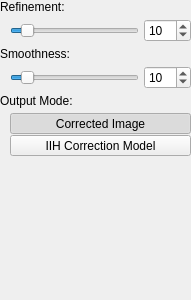
<?xml version="1.0" encoding="UTF-8"?>
<ui version="4.0">
 <class>FilterWidget</class>
 <widget class="QWidget" name="FilterWidget">
  <property name="geometry">
   <rect>
    <x>0</x>
    <y>0</y>
    <width>191</width>
    <height>300</height>
   </rect>
  </property>
  <property name="windowTitle">
   <string>Form</string>
  </property>
  <layout class="QVBoxLayout" name="verticalLayout" stretch="0,1">
   <property name="spacing">
    <number>0</number>
   </property>
   <property name="leftMargin">
    <number>0</number>
   </property>
   <property name="topMargin">
    <number>0</number>
   </property>
   <property name="rightMargin">
    <number>0</number>
   </property>
   <property name="bottomMargin">
    <number>0</number>
   </property>
   <item>
    <layout class="QVBoxLayout" name="verticalLayout_6">
     <property name="spacing">
      <number>5</number>
     </property>
     <item>
      <widget class="QLabel" name="label_4">
       <property name="text">
        <string>Refinement:</string>
       </property>
      </widget>
     </item>
     <item>
      <layout class="QHBoxLayout" name="horizontalLayout">
       <property name="spacing">
        <number>5</number>
       </property>
       <property name="leftMargin">
        <number>10</number>
       </property>
       <item>
        <widget class="QSlider" name="mSliderRefinement">
         <property name="minimum">
          <number>1</number>
         </property>
         <property name="maximum">
          <number>100</number>
         </property>
         <property name="value">
          <number>10</number>
         </property>
         <property name="orientation">
          <enum>Qt::Horizontal</enum>
         </property>
        </widget>
       </item>
       <item>
        <widget class="QSpinBox" name="mSpinRefinement">
         <property name="minimum">
          <number>1</number>
         </property>
         <property name="maximum">
          <number>100</number>
         </property>
         <property name="value">
          <number>10</number>
         </property>
        </widget>
       </item>
      </layout>
     </item>
     <item>
      <widget class="QLabel" name="label_5">
       <property name="text">
        <string>Smoothness:</string>
       </property>
      </widget>
     </item>
     <item>
      <layout class="QHBoxLayout" name="horizontalLayout_2">
       <property name="spacing">
        <number>5</number>
       </property>
       <property name="leftMargin">
        <number>10</number>
       </property>
       <item>
        <widget class="QSlider" name="mSliderSmoothness">
         <property name="minimum">
          <number>1</number>
         </property>
         <property name="maximum">
          <number>100</number>
         </property>
         <property name="value">
          <number>10</number>
         </property>
         <property name="orientation">
          <enum>Qt::Horizontal</enum>
         </property>
        </widget>
       </item>
       <item>
        <widget class="QSpinBox" name="mSpinSmoothness">
         <property name="suffix">
          <string/>
         </property>
         <property name="minimum">
          <number>0</number>
         </property>
         <property name="maximum">
          <number>100</number>
         </property>
         <property name="value">
          <number>10</number>
         </property>
        </widget>
       </item>
      </layout>
     </item>
     <item>
      <widget class="QLabel" name="label_3">
       <property name="text">
        <string>Output Mode:</string>
       </property>
      </widget>
     </item>
     <item>
      <layout class="QVBoxLayout" name="verticalLayout_2">
       <property name="spacing">
        <number>1</number>
       </property>
       <property name="leftMargin">
        <number>10</number>
       </property>
       <item>
        <widget class="QToolButton" name="mButtonOutputModeCorrectedImage">
         <property name="sizePolicy">
          <sizepolicy hsizetype="Preferred" vsizetype="Preferred">
           <horstretch>0</horstretch>
           <verstretch>0</verstretch>
          </sizepolicy>
         </property>
         <property name="text">
          <string>Corrected Image</string>
         </property>
         <property name="checkable">
          <bool>true</bool>
         </property>
         <property name="checked">
          <bool>true</bool>
         </property>
         <property name="autoExclusive">
          <bool>true</bool>
         </property>
         <property name="class" stdset="0">
          <string>cFlatOptionButton</string>
         </property>
         <attribute name="buttonGroup">
          <string notr="true">buttonGroup</string>
         </attribute>
        </widget>
       </item>
       <item>
        <widget class="QToolButton" name="mButtonOutputModeIIHCorrectionModel">
         <property name="sizePolicy">
          <sizepolicy hsizetype="Preferred" vsizetype="Preferred">
           <horstretch>0</horstretch>
           <verstretch>0</verstretch>
          </sizepolicy>
         </property>
         <property name="text">
          <string>IIH Correction Model</string>
         </property>
         <property name="checkable">
          <bool>true</bool>
         </property>
         <property name="autoExclusive">
          <bool>true</bool>
         </property>
         <property name="class" stdset="0">
          <string>cFlatOptionButton</string>
         </property>
         <attribute name="buttonGroup">
          <string notr="true">buttonGroup</string>
         </attribute>
        </widget>
       </item>
      </layout>
     </item>
    </layout>
   </item>
   <item>
    <spacer name="verticalSpacer">
     <property name="orientation">
      <enum>Qt::Vertical</enum>
     </property>
     <property name="sizeHint" stdset="0">
      <size>
       <width>0</width>
       <height>0</height>
      </size>
     </property>
    </spacer>
   </item>
  </layout>
 </widget>
 <resources/>
 <connections/>
 <buttongroups>
  <buttongroup name="buttonGroup"/>
 </buttongroups>
</ui>
